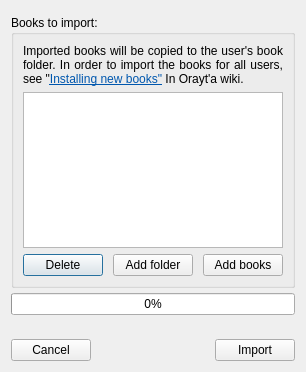
<?xml version="1.0" encoding="UTF-8"?>
<ui version="4.0">
 <class>importBook</class>
 <widget class="QDialog" name="importBook">
  <property name="geometry">
   <rect>
    <x>0</x>
    <y>0</y>
    <width>296</width>
    <height>372</height>
   </rect>
  </property>
  <property name="windowTitle">
   <string>Import books</string>
  </property>
  <layout class="QVBoxLayout" name="verticalLayout">
   <property name="spacing">
    <number>5</number>
   </property>
   <property name="topMargin">
    <number>15</number>
   </property>
   <item>
    <widget class="QGroupBox" name="groupBox">
     <property name="title">
      <string>Books to import:</string>
     </property>
     <layout class="QVBoxLayout" name="verticalLayout_2">
      <item>
       <widget class="QLabel" name="label">
        <property name="text">
         <string>&lt;!DOCTYPE HTML PUBLIC &quot;-//W3C//DTD HTML 4.0//EN&quot; &quot;http://www.w3.org/TR/REC-html40/strict.dtd&quot;&gt;
&lt;html&gt;&lt;head&gt;&lt;meta name=&quot;qrichtext&quot; content=&quot;1&quot; /&gt;&lt;style type=&quot;text/css&quot;&gt;
p, li { white-space: pre-wrap; }
&lt;/style&gt;&lt;/head&gt;&lt;body style=&quot; font-family:'Arial'; font-size:10pt; font-weight:400; font-style:normal;&quot;&gt;
&lt;p style=&quot; margin-top:0px; margin-bottom:0px; margin-left:0px; margin-right:0px; -qt-block-indent:0; text-indent:0px;&quot;&gt;&lt;span style=&quot; font-size:9pt;&quot;&gt;Imported books will be copied to the user's book folder. In order to import the books for all users, see &amp;quot;&lt;/span&gt;&lt;a href=&quot;http://code.google.com/p/orayta/wiki/AddingNewBooks&quot;&gt;&lt;span style=&quot; font-size:9pt; text-decoration: underline; color:#0057ae;&quot;&gt;Installing new books&amp;quot;&lt;/span&gt;&lt;/a&gt;&lt;span style=&quot; font-size:9pt;&quot;&gt; In Orayt'a wiki.&lt;/span&gt;&lt;/p&gt;&lt;/body&gt;&lt;/html&gt;</string>
        </property>
        <property name="alignment">
         <set>Qt::AlignJustify|Qt::AlignVCenter</set>
        </property>
        <property name="wordWrap">
         <bool>true</bool>
        </property>
       </widget>
      </item>
      <item>
       <widget class="QListWidget" name="listWidget"/>
      </item>
      <item>
       <layout class="QHBoxLayout" name="horizontalLayout_2">
        <property name="spacing">
         <number>10</number>
        </property>
        <property name="topMargin">
         <number>0</number>
        </property>
        <property name="rightMargin">
         <number>0</number>
        </property>
        <item>
         <spacer name="horizontalSpacer_2">
          <property name="orientation">
           <enum>Qt::Horizontal</enum>
          </property>
          <property name="sizeHint" stdset="0">
           <size>
            <width>40</width>
            <height>20</height>
           </size>
          </property>
         </spacer>
        </item>
        <item>
         <widget class="QPushButton" name="deleteButton">
          <property name="enabled">
           <bool>true</bool>
          </property>
          <property name="text">
           <string>Delete</string>
          </property>
         </widget>
        </item>
        <item>
         <widget class="QPushButton" name="addFolder">
          <property name="text">
           <string>Add folder</string>
          </property>
         </widget>
        </item>
        <item>
         <widget class="QPushButton" name="addBooks">
          <property name="text">
           <string>Add books</string>
          </property>
         </widget>
        </item>
       </layout>
      </item>
     </layout>
    </widget>
   </item>
   <item>
    <widget class="QProgressBar" name="progressBar">
     <property name="value">
      <number>0</number>
     </property>
    </widget>
   </item>
   <item>
    <widget class="QLabel" name="fileCopied">
     <property name="text">
      <string/>
     </property>
    </widget>
   </item>
   <item>
    <layout class="QHBoxLayout" name="horizontalLayout">
     <property name="spacing">
      <number>2</number>
     </property>
     <property name="leftMargin">
      <number>0</number>
     </property>
     <property name="rightMargin">
      <number>0</number>
     </property>
     <item>
      <widget class="QPushButton" name="cancelBTN">
       <property name="text">
        <string>Cancel</string>
       </property>
      </widget>
     </item>
     <item>
      <spacer name="horizontalSpacer">
       <property name="orientation">
        <enum>Qt::Horizontal</enum>
       </property>
       <property name="sizeHint" stdset="0">
        <size>
         <width>40</width>
         <height>20</height>
        </size>
       </property>
      </spacer>
     </item>
     <item>
      <widget class="QPushButton" name="importBTN">
       <property name="text">
        <string>Import</string>
       </property>
      </widget>
     </item>
    </layout>
   </item>
  </layout>
 </widget>
 <resources/>
 <connections/>
</ui>
